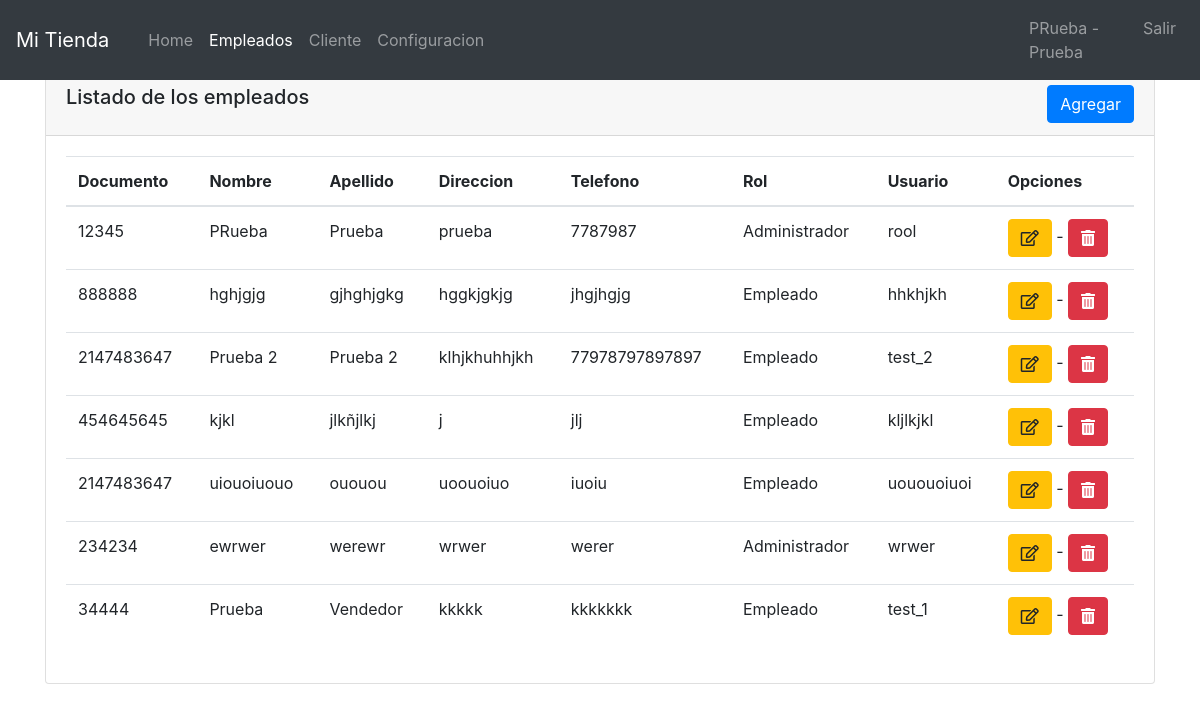
/view/admin/empleado.php (signed in), run on the app's committed database.
### tables this page shows
CREATE TABLE `empleado` (
  `id` int(11) NOT NULL,
  `documento` int(12) NOT NULL,
  `nombre` varchar(250) NOT NULL,
  `apellido` varchar(250) NOT NULL,
  `direccion` varchar(250) NOT NULL,
  `telefono` varchar(250) NOT NULL,
  `rol` int(11) NOT NULL,
  `usuario` varchar(250) NOT NULL,
  `contrasena` varchar(250) NOT NULL
);

### controller/AuthController.php (called while the page is built, shortened)
<?php
include "C:\\xampp\\htdocs\\proyect_ec\\connection/ConexionMySQLPHP.php";
class AuthController
{
    private $con;
    public function __construct()
    {
        $conexion = new ConexionMySQLPHP("localhost", "proyecto", "root", "");
        $this->con = $conexion->getConexion();
    }
    public function getConexion()
    {
        return $this->con;
    }
    public function getSession()
    {
        if(isset($_SESSION['login']))
            return $_SESSION['login'];
    }
}

### connection/ConexionMySQLPHP.php (called while the page is built, shortened)
<?php
        class ConexionMySQLPHP {
		private $host ;
		private $baseDatos;
		private $usuario;
		private $password;
		private $conexion;
        public function __construct($host, $baseDatos,$usuario,$password) {
        	$this->host = $host;
        	$this->baseDatos = $baseDatos;
        	$this->usuario = $usuario;
        	$this->password = $password;
        }
        public function getConexion() {
        	try {
        		$this->conexion = new PDO("mysql:host=".$this->host.
                                ";dbname=".$this->baseDatos,
                                $this->usuario,
                                $this->password
                                );
            } catch (PDOException $exception) {
            	echo "Error de conexión ". $exception->getMessage();
            }
        	return $this->conexion;
        }
	}
 ?>

### controller/AdminController.php (called while the page is built, shortened)
<?php
include "C:\\xampp\\htdocs\\proyect_ec\\controller/AuthController.php";
class AdminController
{
    private $con;
    private $auth;
    public function __construct()
    {
        $this->auth = new AuthController();
        $this->con = $this->auth->getConexion();
    }
    public function getSession()
    {
        $data = $this->auth->getSession();
        if($data){
            if($data['rol'] != 1){
                echo "<script language=\"javascript\">
                    window.location.href=\"../../view/login/index.php\";
                    </script>";
            }else{
                return $data;
            }
        }else{
            echo "<script language=\"javascript\">
                window.location.href=\"../../view/login/index.php\";
                </script>";
        }
    }
    public function getTableEmpleado()
    {
        $query = "SELECT empleado.id AS ID, empleado.documento AS COD, empleado.nombre AS NOM, empleado.apellido AS APE, empleado.direccion AS DIR, empleado.telefono AS TEL, empleado.rol AS ROL, empleado.usuario AS US FROM empleado";
        $stmt = $this->con->prepare($query);
        $stmt->execute();
        return $stmt;
    }
}

### view/admin/empleado.php (the view, shortened to what this page needs)
<?php
include '../../controller/AdminController.php';
$controller = new AdminController();
$session = $controller->getSession();
$empleado = $controller->getTableEmpleado()->fetchAll();
?>
<!DOCTYPE html>
<html lang="en">
<head>
    <link rel="stylesheet" href="../../assets/css/normalize.css">
    <link rel="stylesheet" href="../../assets/css/bootstrap/bootstrap.min.css">
    <link rel="stylesheet" href="../../assets/css/datatables.min.css">
    <link rel="stylesheet" href="../../assets/css/dataTables.bootstrap4.min.css">
    <link rel="stylesheet" href="../../assets/css/all.css">
    <link rel="stylesheet" href="../../assets/css/styles_admin.css">
</head>
<body>
    <nav class="navbar navbar-expand-md navbar-dark fixed-top bg-dark">
    <a class="navbar-brand" href="../index.php">Mi Tienda</a>
        <div class="collapse navbar-collapse" id="navbarCollapse">
            <div class="container">
                <ul class="navbar-nav mr-auto">
                    <li class="nav-item">
                        <a class="nav-link" href="index.php">Home </a>
                    </li>
                    <li class="nav-item active">
                        <a class="nav-link" href="empleado.php">Empleados</a>
                    </li>
                    <li class="nav-item">
                        <a class="nav-link" href="cliente.php">Cliente</a>
                    </li>
                    <li class="nav-item">
                    <a class="nav-link" href="config.php">Configuracion</a>
                    </li>
                </ul>
            </div>
            <div class="mt-2 mt-md-0">
                <ul class="navbar-nav mr-auto">
                    <li class="nav-item">
                        <a class="nav-link" href="#"><?php echo $session['NOM'];?></a>
                    </li>
                    <li class="nav-item">
                        <form id="frm_logout" name="frm_logout" action="../../service/serviceAuth.php"  method="post">
                        <a class="nav-link" onclick="logout()" href="#">Salir</a>
                        </form>
                    </li>
                </ul>
            </div>
        </div>
    </nav>
    <div class="container">
        <div class="card">
            <div class="card-header d-flex">
                <h5>Listado de los empleados</h5>
                <a id="btnAddEmp" href="#" class="btn btn-primary ml-auto">Agregar</a>
            </div>
            <div class="card-body">
                <table id="tabled" class="table table-default display">
                    <thead>
                        <tr>
                            <th>Documento</th>
                            <th>Nombre</th>
                            <th>Apellido</th>
                            <th>Direccion</th>
                            <th>Telefono</th>
                            <th>Rol</th>
                            <th>Usuario</th>
                            <th>Opciones</th>
                        </tr>
                    </thead>
                    <tbody>
                        <?php
                            foreach($empleado as $p){
                                echo '<tr>';
                                    echo '<td>' .$p['COD'].'</td>';
                                    echo '<td>' .$p['NOM'].'</td>';
                                    echo '<td>' .$p['APE'].'</td>';
                                    echo '<td>' .$p['DIR'].'</td>';
                                    echo '<td>' .$p['TEL'].'</td>';
                                    if($p['ROL'] == 1){
                                        echo '<td> Administrador </td>';
                                    }else{
                                        echo '<td> Empleado </td>';
                                    }
                                    echo '<td>' .$p['US'].'</td>';
                        ?>
                                    <td>
                                    <a href="#" onclick="btn_emp_up('<?php echo $p['ID'];?>')" class="btn btn-warning"><i class="far fa-edit"></i></a>
                                    -
                                    <a href="#" onclick="btn_emp_del('<?php echo $p['ID'];?>')" class="btn btn-danger"><i class="fas fa-trash-alt"></i></a>
                                    </td>
                        <?php
                                echo '</tr>';
                            }
                        ?>
                    </tbody>
                </table>
            </div>
        </div>
    </div>
</body>
</html>

### assets/css/all.css (style rules this page uses)
.fa, .fas, .far, .fal, .fad, .fab { -moz-osx-font-smoothing: grayscale; -webkit-font-smoothing: antialiased; display: inline-block; font-style: normal; font-variant: normal; text-rendering: auto; line-height: 1; }
.fa-edit:before { content: "\f044"; }
.fa-trash-alt:before { content: "\f2ed"; }
.far { font-family: 'Font Awesome 5 Free'; font-weight: 400; }

### assets/css/styles_admin.css (style rules this page uses)
body { min-height: 75rem; padding-top: 4.5rem; }

### data on the page
empleado: documento "12345", nombre "PRueba", apellido "Prueba", direccion "prueba", telefono "7787987", rol "Administrador", usuario "rool"
empleado: documento "888888", nombre "hghjgjg", apellido "gjhghjgkg", direccion "hggkjgkjg", telefono "jhgjhgjg", rol "Empleado", usuario "hhkhjkh"
empleado: documento "2147483647", nombre "Prueba 2", apellido "Prueba 2", direccion "klhjkhuhhjkh", telefono "77978797897897", rol "Empleado", usuario "test_2"
empleado: documento "454645645", nombre "kjkl", apellido "jlkñjlkj", direccion "j", telefono "jlj", rol "Empleado", usuario "kljlkjkl"
empleado: documento "2147483647", nombre "uiouoiuouo", apellido "ououou", direccion "uoouoiuo", telefono "iuoiu", rol "Empleado", usuario "uououoiuoi"
empleado: documento "234234", nombre "ewrwer", apellido "werewr", direccion "wrwer", telefono "werer", rol "Administrador", usuario "wrwer"
empleado: documento "34444", nombre "Prueba", apellido "Vendedor", direccion "kkkkk", telefono "kkkkkkk", rol "Empleado", usuario "test_1"

### other printed values
$session['NOM'] "PRueba - Prueba"
